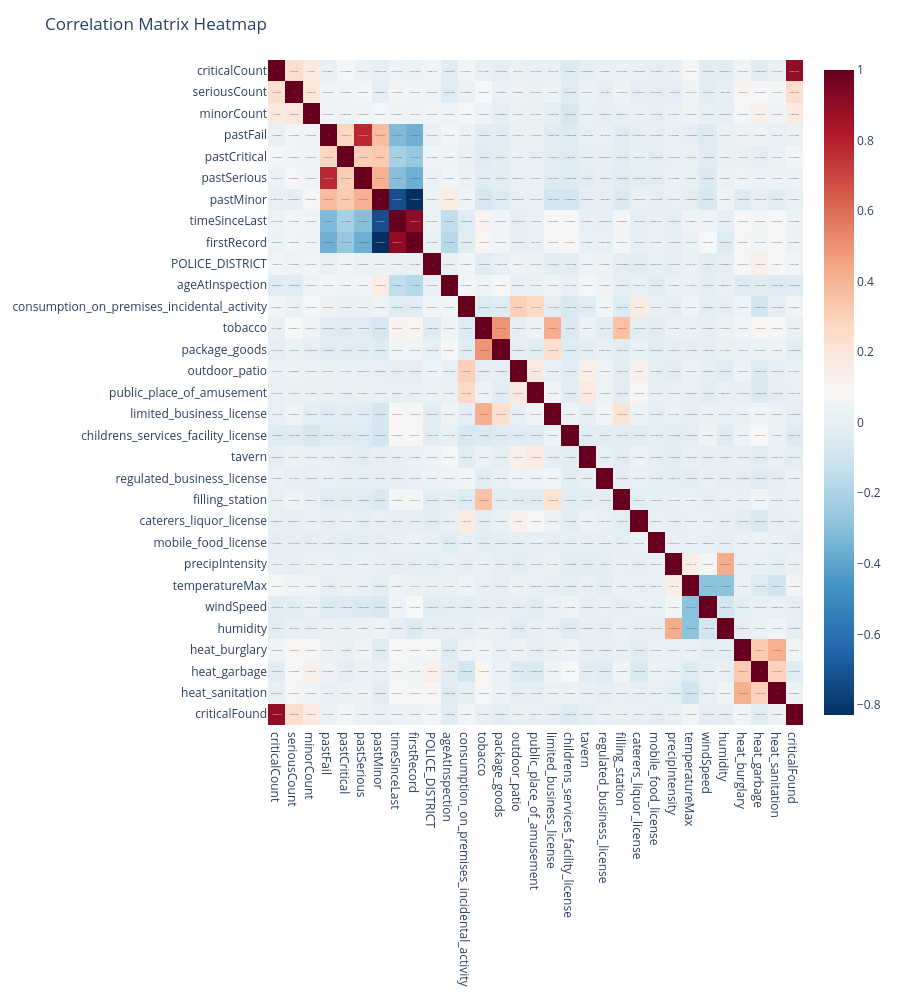

Notebook source saved alongside this figure:
### Code cell
chicago_inspections_2011_to_2013_numeric = chicago_inspections_2011_to_2013.select_dtypes(include=['number'])
correlation_matrix = chicago_inspections_2011_to_2013_numeric.corr()

fig = px.imshow(correlation_matrix,
                text_auto=True,
                height=1000,
                color_continuous_scale='RdBu_r',
                aspect="auto") 

fig.update_layout(title_text='Correlation Matrix Heatmap')
fig.show()

### Figure 1 — Plotly figure (JSON) as saved in the notebook; plotly's stock layout.template omitted (floating-point values rounded to 4 significant figures; data arrays with more than 128 entries replaced by an {"elided": "..."} marker saying what was removed)
{"data": [{"coloraxis": "coloraxis", "hovertemplate": "x: %{x}<br>y: %{y}<br>color: %{z}<extra></extra>", "name": "0", "texttemplate": "%{z}", "type": "heatmap", "x": ["criticalCount", "seriousCount", "minorCount", "pastFail", "pastCritical", "pastSerious", "pastMinor", "timeSinceLast", "firstRecord", "POLICE_DISTRICT", "ageAtInspection", "consumption_on_premises_incidental_activity", "tobacco", "package_goods", "outdoor_patio", "public_place_of_amusement", "limited_business_license", "childrens_services_facility_license", "tavern", "regulated_business_license", "filling_station", "caterers_liquor_license", "mobile_food_license", "precipIntensity", "temperatureMax", "windSpeed", "humidity", "heat_burglary", "heat_garbage", "heat_sanitation", "criticalFound"], "xaxis": "x", "y": ["criticalCount", "seriousCount", "minorCount", "pastFail", "pastCritical", "pastSerious", "pastMinor", "timeSinceLast", "firstRecord", "POLICE_DISTRICT", "ageAtInspection", "consumption_on_premises_incidental_activity", "tobacco", "package_goods", "outdoor_patio", "public_place_of_amusement", "limited_business_license", "childrens_services_facility_license", "tavern", "regulated_business_license", "filling_station", "caterers_liquor_license", "mobile_food_license", "precipIntensity", "temperatureMax", "windSpeed", "humidity", "heat_burglary", "heat_garbage", "heat_sanitation", "criticalFound"], "yaxis": "y", "z": {"elided": "31x31 float values"}}], "layout": {"coloraxis": {"colorscale": [[0, "rgb(5,48,97)"], [0.1, "rgb(33,102,172)"], [0.2, "rgb(67,147,195)"], [0.3, "rgb(146,197,222)"], [0.4, "rgb(209,229,240)"], [0.5, "rgb(247,247,247)"], [0.6, "rgb(253,219,199)"], [0.7, "rgb(244,165,130)"], [0.8, "rgb(214,96,77)"], [0.9, "rgb(178,24,43)"], [1, "rgb(103,0,31)"]]}, "height": 1000, "margin": {"t": 60}, "title": {"text": "Correlation Matrix Heatmap"}, "xaxis": {"anchor": "y", "domain": [0, 1]}, "yaxis": {"anchor": "x", "autorange": "reversed", "domain": [0, 1]}}}
